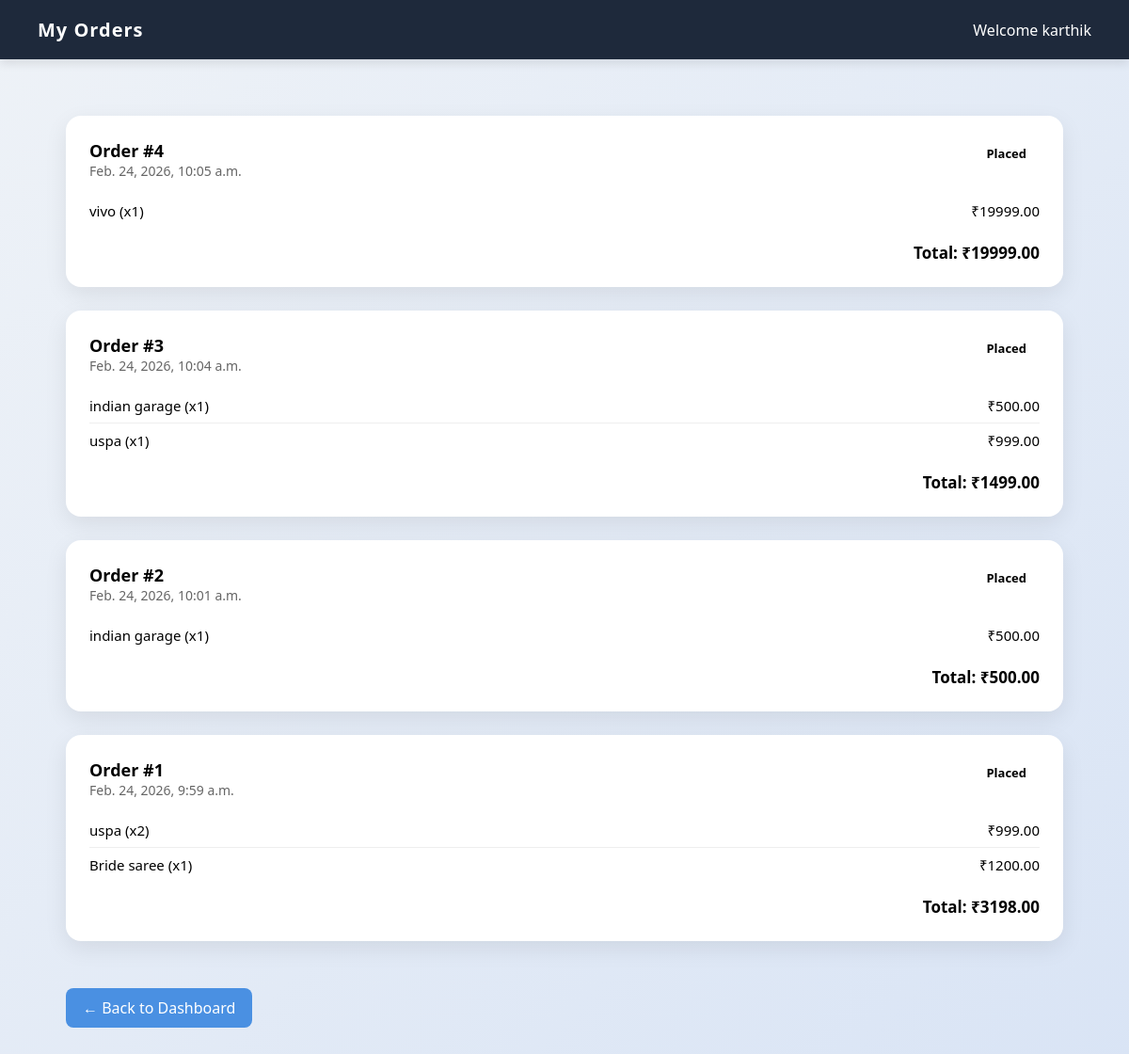
The app's page /my-orders/ (signed in) with its own data.
### category/models.py (models this page shows, shortened)
class Order(models.Model):
    user = models.ForeignKey(User, on_delete=models.CASCADE)
    total_amount = models.DecimalField(max_digits=10, decimal_places=2)
    status = models.CharField(max_length=20, default="Placed")
    created_at = models.DateTimeField(auto_now_add=True)

class OrderItem(models.Model):
    order = models.ForeignKey(Order, on_delete=models.CASCADE, related_name="items")
    product = models.ForeignKey(Product, on_delete=models.CASCADE)
    quantity = models.IntegerField()
    price = models.DecimalField(max_digits=10, decimal_places=2)

class Product(models.Model):
    category = models.ForeignKey(Category, on_delete=models.CASCADE)
    subcategory = models.ForeignKey(SubCategory, on_delete=models.CASCADE)
    name = models.CharField(max_length=200)
    description = models.TextField()
    price = models.DecimalField(max_digits=10, decimal_places=2)
    image = models.ImageField(upload_to='products/')

### category/views.py (the view)
# urls.py: path("my-orders/", views.my_orders, name="my_orders"),
@login_required
def my_orders(request):
    orders = Order.objects.filter(user=request.user).order_by('-created_at')
    return render(request, "my_orders.html", {
        "orders": orders
    })

### category/templates/my_orders.html (shortened to what this page needs)
<!DOCTYPE html>
<html>
<head>
</head>
<body>
<div class="header">
    <strong>My Orders</strong>
    <div>Welcome {{ request.user.username }}</div>
</div>
<div class="container">
    {% for order in orders %}
        <div class="order-card">
            <div class="order-header">
                <div>
                    <div class="order-id">Order #{{ order.id }}</div>
                    <div class="order-date">{{ order.created_at }}</div>
                </div>
                <div class="status {{ order.status }}">
                    {{ order.status }}
                </div>
            </div>
            <div class="product-list">
                {% for item in order.items.all %}
                    <div class="item">
                        <span>{{ item.product.name }} (x{{ item.quantity }})</span>
                        <span>₹{{ item.price|floatformat:2 }}</span>
                    </div>
                {% endfor %}
            </div>
            <div class="total">
                Total: ₹{{ order.total_amount }}
            </div>
        </div>
    {% empty %}
        <div class="empty">
            <h3>You have no orders yet 😔</h3>
        </div>
    {% endfor %}
    <a href="{% url 'dashboard' %}" class="back">← Back to Dashboard</a>
</div>
</body>
</html>

### category/templates/my_orders.html (style rules this page uses)
* { margin:0; padding:0; box-sizing:border-box; }
body { font-family: 'Segoe UI', sans-serif; background: linear-gradient(135deg, #eef2f7, #d9e4f5); }
.header { background: #1e293b; color:white; padding:18px 40px; display:flex; justify-content:space-between; align-items:center; box-shadow:0 4px 10px rgba(0,0,0,0.1); }
.header strong { font-size:20px; letter-spacing:1px; }
.container { max-width:1100px; margin:40px auto; padding:20px; }
.order-card { background:white; padding:25px; border-radius:16px; margin-bottom:25px; box-shadow:0 8px 25px rgba(0,0,0,0.08); transition:0.3s ease; }
.order-header { display:flex; justify-content:space-between; margin-bottom:15px; }
.order-id { font-weight:bold; font-size:18px; }
.order-date { color:#666; font-size:14px; }
.status { padding:6px 14px; border-radius:30px; font-size:13px; font-weight:bold; }
.product-list { margin-top:15px; }
.item { display:flex; justify-content:space-between; padding:8px 0; border-bottom:1px solid #eee; font-size:15px; }
.item:last-child { border-bottom:none; }
.total { margin-top:15px; font-size:17px; font-weight:bold; text-align:right; }
.back { display:inline-block; margin-top:25px; padding:10px 18px; background:#4a90e2; color:white; text-decoration:none; border-radius:8px; transition:0.3s; }

### records on screen
Order: id "4", created_at "Feb. 24, 2026, 10:05 a.m.", status "Placed", total_amount "19999.00"
OrderItem: product.name "vivo", quantity "1", price "19999.00"
Order: id "3", created_at "Feb. 24, 2026, 10:04 a.m.", status "Placed", total_amount "1499.00"
OrderItem: product.name "indian garage", quantity "1", price "500.00"
OrderItem: product.name "uspa", quantity "1", price "999.00"
Order: id "2", created_at "Feb. 24, 2026, 10:01 a.m.", status "Placed", total_amount "500.00"
OrderItem: product.name "indian garage", quantity "1", price "500.00"
Order: id "1", created_at "Feb. 24, 2026, 9:59 a.m.", status "Placed", total_amount "3198.00"
OrderItem: product.name "uspa", quantity "2", price "999.00"
OrderItem: product.name "Bride saree", quantity "1", price "1200.00"

### other values on screen
{{ request.user.username }} "karthik"
